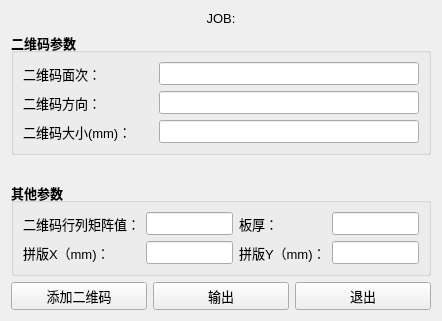
<?xml version="1.0" encoding="UTF-8"?>
<ui version="4.0">
 <class>Form</class>
 <widget class="QWidget" name="Form">
  <property name="geometry">
   <rect>
    <x>0</x>
    <y>0</y>
    <width>442</width>
    <height>321</height>
   </rect>
  </property>
  <property name="font">
   <font>
    <family>Segoe UI</family>
    <pointsize>10</pointsize>
   </font>
  </property>
  <property name="windowTitle">
   <string>HDI输出镭雕文字二维码</string>
  </property>
  <layout class="QVBoxLayout" name="verticalLayout_2" stretch="0,1,0,1,0">
   <item>
    <widget class="QLabel" name="label_job">
     <property name="text">
      <string>JOB:</string>
     </property>
     <property name="alignment">
      <set>Qt::AlignCenter</set>
     </property>
    </widget>
   </item>
   <item>
    <widget class="QGroupBox" name="groupBox">
     <property name="font">
      <font>
       <family>Segoe UI</family>
       <pointsize>10</pointsize>
       <weight>75</weight>
       <bold>true</bold>
      </font>
     </property>
     <property name="title">
      <string>二维码参数</string>
     </property>
     <property name="flat">
      <bool>true</bool>
     </property>
     <layout class="QGridLayout" name="gridLayout">
      <item row="0" column="0">
       <widget class="QLabel" name="label">
        <property name="font">
         <font>
          <family>Segoe UI</family>
          <pointsize>10</pointsize>
          <weight>50</weight>
          <bold>false</bold>
         </font>
        </property>
        <property name="text">
         <string>二维码面次：</string>
        </property>
       </widget>
      </item>
      <item row="0" column="1" colspan="2">
       <widget class="QLineEdit" name="lineEdit"/>
      </item>
      <item row="1" column="0">
       <widget class="QLabel" name="label_2">
        <property name="font">
         <font>
          <family>Segoe UI</family>
          <pointsize>10</pointsize>
          <weight>50</weight>
          <bold>false</bold>
         </font>
        </property>
        <property name="text">
         <string>二维码方向：</string>
        </property>
       </widget>
      </item>
      <item row="1" column="1" colspan="2">
       <widget class="QLineEdit" name="lineEdit_2"/>
      </item>
      <item row="2" column="0">
       <widget class="QLabel" name="label_3">
        <property name="font">
         <font>
          <family>Segoe UI</family>
          <pointsize>10</pointsize>
          <weight>50</weight>
          <bold>false</bold>
         </font>
        </property>
        <property name="text">
         <string>二维码大小(mm)：</string>
        </property>
       </widget>
      </item>
      <item row="2" column="1" colspan="2">
       <widget class="QLineEdit" name="lineEdit_3"/>
      </item>
     </layout>
    </widget>
   </item>
   <item>
    <widget class="QLabel" name="label_tips">
     <property name="text">
      <string/>
     </property>
    </widget>
   </item>
   <item>
    <widget class="QGroupBox" name="groupBox_2">
     <property name="font">
      <font>
       <family>Segoe UI</family>
       <pointsize>10</pointsize>
       <weight>75</weight>
       <bold>true</bold>
      </font>
     </property>
     <property name="title">
      <string>其他参数</string>
     </property>
     <layout class="QGridLayout" name="gridLayout_2">
      <item row="0" column="0">
       <widget class="QLabel" name="label_4">
        <property name="font">
         <font>
          <family>Segoe UI</family>
          <pointsize>10</pointsize>
          <weight>50</weight>
          <bold>false</bold>
         </font>
        </property>
        <property name="text">
         <string>二维码行列矩阵值：</string>
        </property>
       </widget>
      </item>
      <item row="0" column="1">
       <widget class="QLineEdit" name="lineEdit_matrix"/>
      </item>
      <item row="0" column="2">
       <widget class="QLabel" name="label_7">
        <property name="font">
         <font>
          <family>Segoe UI</family>
          <pointsize>10</pointsize>
          <weight>50</weight>
          <bold>false</bold>
         </font>
        </property>
        <property name="text">
         <string>板厚：</string>
        </property>
       </widget>
      </item>
      <item row="0" column="3">
       <widget class="QLineEdit" name="lineEdit_7"/>
      </item>
      <item row="1" column="0">
       <widget class="QLabel" name="label_5">
        <property name="font">
         <font>
          <family>Segoe UI</family>
          <pointsize>10</pointsize>
          <weight>50</weight>
          <bold>false</bold>
         </font>
        </property>
        <property name="text">
         <string>拼版X（mm)：</string>
        </property>
       </widget>
      </item>
      <item row="1" column="1">
       <widget class="QLineEdit" name="lineEdit_5"/>
      </item>
      <item row="1" column="2">
       <widget class="QLabel" name="label_6">
        <property name="font">
         <font>
          <family>Segoe UI</family>
          <pointsize>10</pointsize>
          <weight>50</weight>
          <bold>false</bold>
         </font>
        </property>
        <property name="text">
         <string>拼版Y（mm)：</string>
        </property>
       </widget>
      </item>
      <item row="1" column="3">
       <widget class="QLineEdit" name="lineEdit_6"/>
      </item>
     </layout>
    </widget>
   </item>
   <item>
    <layout class="QHBoxLayout" name="horizontalLayout_4">
     <item>
      <widget class="QPushButton" name="pushButton_addcode">
       <property name="cursor">
        <cursorShape>PointingHandCursor</cursorShape>
       </property>
       <property name="text">
        <string>添加二维码</string>
       </property>
      </widget>
     </item>
     <item>
      <widget class="QPushButton" name="pushButton_output">
       <property name="cursor">
        <cursorShape>PointingHandCursor</cursorShape>
       </property>
       <property name="text">
        <string>输出</string>
       </property>
      </widget>
     </item>
     <item>
      <widget class="QPushButton" name="pushButton_exit">
       <property name="cursor">
        <cursorShape>PointingHandCursor</cursorShape>
       </property>
       <property name="text">
        <string>退出</string>
       </property>
      </widget>
     </item>
    </layout>
   </item>
  </layout>
 </widget>
 <resources/>
 <connections/>
</ui>
